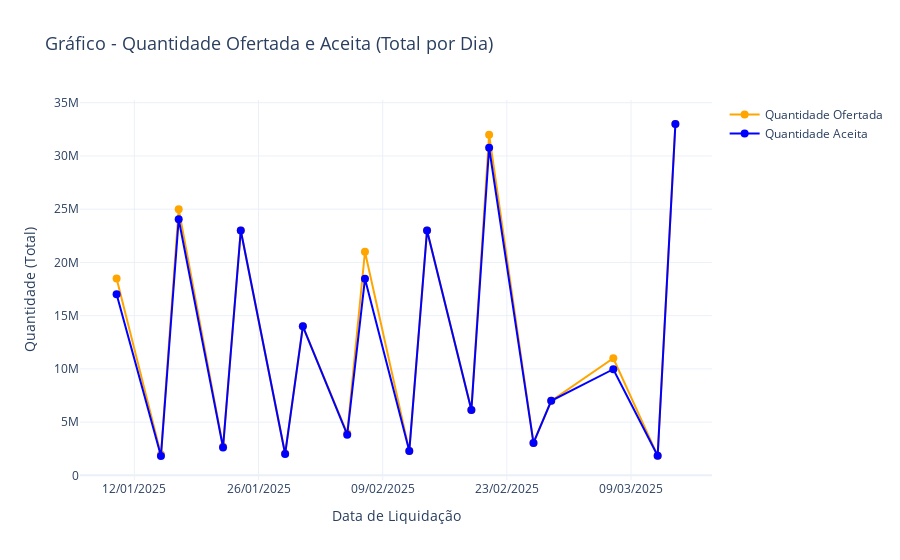

Write notebook code for a chart like this one.
### Markdown cell above
### Gráfico - Qntd Ofertada x Qntd Aceita

### Code cell
import plotly.graph_objects as go

# Garantir que as colunas 'quantidadeOfertada' e 'quantidadeAceita' sejam convertidas corretamente para numérico
if tabela['quantidadeOfertada'].dtype == 'object':  # Verifica se a coluna é do tipo string
    tabela['quantidadeOfertada'] = tabela['quantidadeOfertada'].str.replace('.', '').astype(float)
else:
    tabela['quantidadeOfertada'] = tabela['quantidadeOfertada'].astype(float)

if tabela['quantidadeAceita'].dtype == 'object':  # Verifica se a coluna é do tipo string
    tabela['quantidadeAceita'] = tabela['quantidadeAceita'].str.replace('.', '').astype(float)
else:
    tabela['quantidadeAceita'] = tabela['quantidadeAceita'].astype(float)

# Garantir que a coluna de datas ('dataLiquidacao') esteja no formato datetime
tabela['dataLiquidacao'] = pd.to_datetime(tabela['dataLiquidacao'], errors='coerce')

# Agrupar por data de liquidação e somar as quantidades ofertada e aceita
dados_agrupados = tabela.groupby('dataLiquidacao', as_index=False).agg({
    'quantidadeOfertada': 'sum',
    'quantidadeAceita': 'sum'
})

# Criar o gráfico de linha com os valores agregados
fig = go.Figure()

# Adicionar a linha para 'quantidadeOfertada'
fig.add_trace(go.Scatter(
    x=dados_agrupados['dataLiquidacao'],
    y=dados_agrupados['quantidadeOfertada'],
    mode='lines+markers',
    name='Quantidade Ofertada',
    line=dict(color='orange'),
    marker=dict(size=8, color='orange', symbol='circle')
))

# Adicionar a linha para 'quantidadeAceita'
fig.add_trace(go.Scatter(
    x=dados_agrupados['dataLiquidacao'],
    y=dados_agrupados['quantidadeAceita'],
    mode='lines+markers',
    name='Quantidade Aceita',
    line=dict(color='blue'),
    marker=dict(size=8, color='blue', symbol='circle')
))

# Personalizar o layout
fig.update_layout(
    title='Gráfico - Quantidade Ofertada e Aceita (Total por Dia)',
    xaxis_title='Data de Liquidação',
    yaxis_title='Quantidade (Total)',
    template='plotly_white',
    xaxis=dict(tickformat='%d/%m/%Y'),
    title_font_size=18,
    xaxis_title_font_size=14,
    yaxis_title_font_size=14
)

# Exibir o gráfico
fig.show()

### Figure 1 — Plotly figure (JSON) as saved in the notebook; plotly's stock layout.template omitted (floating-point values rounded to 4 significant figures)
{"data": [{"line": {"color": "orange"}, "marker": {"color": "orange", "size": 8, "symbol": "circle"}, "mode": "lines+markers", "name": "Quantidade Ofertada", "type": "scatter", "x": ["2025-01-10T00:00:00.000000000", "2025-01-15T00:00:00.000000000", "2025-01-17T00:00:00.000000000", "2025-01-22T00:00:00.000000000", "2025-01-24T00:00:00.000000000", "2025-01-29T00:00:00.000000000", "2025-01-31T00:00:00.000000000", "2025-02-05T00:00:00.000000000", "2025-02-07T00:00:00.000000000", "2025-02-12T00:00:00.000000000", "2025-02-14T00:00:00.000000000", "2025-02-19T00:00:00.000000000", "2025-02-21T00:00:00.000000000", "2025-02-26T00:00:00.000000000", "2025-02-28T00:00:00.000000000", "2025-03-07T00:00:00.000000000", "2025-03-12T00:00:00.000000000", "2025-03-14T00:00:00.000000000"], "y": [18500000.0, 1950000.0, 25000000.0, 2700000.0, 23000000.0, 2050000.0, 14000000.0, 3950000.0, 21000000.0, 2300000.0, 23000000.0, 6150000.0, 32000000.0, 3050000.0, 7000000.0, 11000000.0, 1850000.0, 33000000.0]}, {"line": {"color": "blue"}, "marker": {"color": "blue", "size": 8, "symbol": "circle"}, "mode": "lines+markers", "name": "Quantidade Aceita", "type": "scatter", "x": ["2025-01-10T00:00:00.000000000", "2025-01-15T00:00:00.000000000", "2025-01-17T00:00:00.000000000", "2025-01-22T00:00:00.000000000", "2025-01-24T00:00:00.000000000", "2025-01-29T00:00:00.000000000", "2025-01-31T00:00:00.000000000", "2025-02-05T00:00:00.000000000", "2025-02-07T00:00:00.000000000", "2025-02-12T00:00:00.000000000", "2025-02-14T00:00:00.000000000", "2025-02-19T00:00:00.000000000", "2025-02-21T00:00:00.000000000", "2025-02-26T00:00:00.000000000", "2025-02-28T00:00:00.000000000", "2025-03-07T00:00:00.000000000", "2025-03-12T00:00:00.000000000", "2025-03-14T00:00:00.000000000"], "y": [17000000.0, 1819000.0, 24050000.0, 2620000.0, 23000000.0, 2004000.0, 14000000.0, 3822000.0, 18460000.0, 2300000.0, 23000000.0, 6150000.0, 30770000.0, 3050000.0, 7000000.0, 9970000.0, 1846000.0, 33000000.0]}], "layout": {"title": {"font": {"size": 18}, "text": "Gráfico - Quantidade Ofertada e Aceita (Total por Dia)"}, "xaxis": {"tickformat": "%d/%m/%Y", "title": {"font": {"size": 14}, "text": "Data de Liquidação"}}, "yaxis": {"title": {"font": {"size": 14}, "text": "Quantidade (Total)"}}}}
